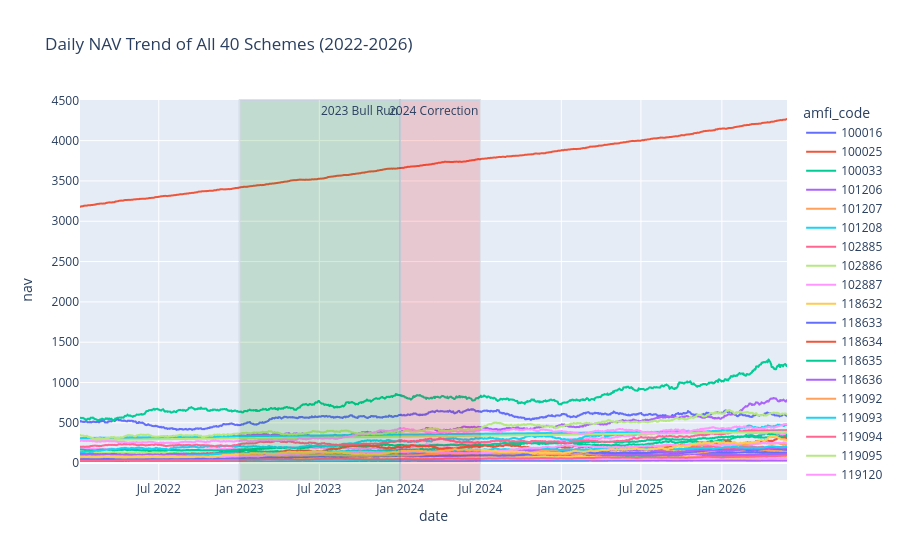

The notebook cell this image was saved under:
### Code cell
import plotly.express as px

nav_history["date"] = pd.to_datetime(nav_history["date"])

fig = px.line(
    nav_history,
    x="date",
    y="nav",
    color="amfi_code",
    title="Daily NAV Trend of All 40 Schemes (2022-2026)"
)

fig.add_vrect(
    x0="2023-01-01",
    x1="2023-12-31",
    annotation_text="2023 Bull Run",
    fillcolor="green",
    opacity=0.15
)

fig.add_vrect(
    x0="2024-01-01",
    x1="2024-06-30",
    annotation_text="2024 Correction",
    fillcolor="red",
    opacity=0.15
)

fig.show()

### Figure 1 — Plotly figure (JSON) as saved in the notebook; plotly's stock layout.template omitted (floating-point values rounded to 4 significant figures; data arrays with more than 128 entries replaced by an {"elided": "..."} marker saying what was removed)
{"data": [{"hovertemplate": "amfi_code=100016<br>date=%{x}<br>nav=%{y}<extra></extra>", "legendgroup": "100016", "line": {"color": "#636efa", "dash": "solid"}, "marker": {"symbol": "circle"}, "mode": "lines", "name": "100016", "showlegend": true, "type": "scattergl", "x": {"elided": "1150 str values"}, "xaxis": "x", "y": {"elided": "1150 float values"}, "yaxis": "y"}, {"hovertemplate": "amfi_code=100025<br>date=%{x}<br>nav=%{y}<extra></extra>", "legendgroup": "100025", "line": {"color": "#EF553B", "dash": "solid"}, "marker": {"symbol": "circle"}, "mode": "lines", "name": "100025", "showlegend": true, "type": "scattergl", "x": {"elided": "1150 str values"}, "xaxis": "x", "y": {"elided": "1150 float values"}, "yaxis": "y"}, {"hovertemplate": "amfi_code=100033<br>date=%{x}<br>nav=%{y}<extra></extra>", "legendgroup": "100033", "line": {"color": "#00cc96", "dash": "solid"}, "marker": {"symbol": "circle"}, "mode": "lines", "name": "100033", "showlegend": true, "type": "scattergl", "x": {"elided": "1150 str values"}, "xaxis": "x", "y": {"elided": "1150 float values"}, "yaxis": "y"}, {"hovertemplate": "amfi_code=101206<br>date=%{x}<br>nav=%{y}<extra></extra>", "legendgroup": "101206", "line": {"color": "#ab63fa", "dash": "solid"}, "marker": {"symbol": "circle"}, "mode": "lines", "name": "101206", "showlegend": true, "type": "scattergl", "x": {"elided": "1150 str values"}, "xaxis": "x", "y": {"elided": "1150 float values"}, "yaxis": "y"}, {"hovertemplate": "amfi_code=101207<br>date=%{x}<br>nav=%{y}<extra></extra>", "legendgroup": "101207", "line": {"color": "#FFA15A", "dash": "solid"}, "marker": {"symbol": "circle"}, "mode": "lines", "name": "101207", "showlegend": true, "type": "scattergl", "x": {"elided": "1150 str values"}, "xaxis": "x", "y": {"elided": "1150 float values"}, "yaxis": "y"}, {"hovertemplate": "amfi_code=101208<br>date=%{x}<br>nav=%{y}<extra></extra>", "legendgroup": "101208", "line": {"color": "#19d3f3", "dash": "solid"}, "marker": {"symbol": "circle"}, "mode": "lines", "name": "101208", "showlegend": true, "type": "scattergl", "x": {"elided": "1150 str values"}, "xaxis": "x", "y": {"elided": "1150 float values"}, "yaxis": "y"}, {"hovertemplate": "amfi_code=102885<br>date=%{x}<br>nav=%{y}<extra></extra>", "legendgroup": "102885", "line": {"color": "#FF6692", "dash": "solid"}, "marker": {"symbol": "circle"}, "mode": "lines", "name": "102885", "showlegend": true, "type": "scattergl", "x": {"elided": "1150 str values"}, "xaxis": "x", "y": {"elided": "1150 float values"}, "yaxis": "y"}, {"hovertemplate": "amfi_code=102886<br>date=%{x}<br>nav=%{y}<extra></extra>", "legendgroup": "102886", "line": {"color": "#B6E880", "dash": "solid"}, "marker": {"symbol": "circle"}, "mode": "lines", "name": "102886", "showlegend": true, "type": "scattergl", "x": {"elided": "1150 str values"}, "xaxis": "x", "y": {"elided": "1150 float values"}, "yaxis": "y"}, {"hovertemplate": "amfi_code=102887<br>date=%{x}<br>nav=%{y}<extra></extra>", "legendgroup": "102887", "line": {"color": "#FF97FF", "dash": "solid"}, "marker": {"symbol": "circle"}, "mode": "lines", "name": "102887", "showlegend": true, "type": "scattergl", "x": {"elided": "1150 str values"}, "xaxis": "x", "y": {"elided": "1150 float values"}, "yaxis": "y"}, {"hovertemplate": "amfi_code=118632<br>date=%{x}<br>nav=%{y}<extra></extra>", "legendgroup": "118632", "line": {"color": "#FECB52", "dash": "solid"}, "marker": {"symbol": "circle"}, "mode": "lines", "name": "118632", "showlegend": true, "type": "scattergl", "x": {"elided": "1150 str values"}, "xaxis": "x", "y": {"elided": "1150 float values"}, "yaxis": "y"}, {"hovertemplate": "amfi_code=118633<br>date=%{x}<br>nav=%{y}<extra></extra>", "legendgroup": "118633", "line": {"color": "#636efa", "dash": "solid"}, "marker": {"symbol": "circle"}, "mode": "lines", "name": "118633", "showlegend": true, "type": "scattergl", "x": {"elided": "1150 str values"}, "xaxis": "x", "y": {"elided": "1150 float values"}, "yaxis": "y"}, {"hovertemplate": "amfi_code=118634<br>date=%{x}<br>nav=%{y}<extra></extra>", "legendgroup": "118634", "line": {"color": "#EF553B", "dash": "solid"}, "marker": {"symbol": "circle"}, "mode": "lines", "name": "118634", "showlegend": true, "type": "scattergl", "x": {"elided": "1150 str values"}, "xaxis": "x", "y": {"elided": "1150 float values"}, "yaxis": "y"}, {"hovertemplate": "amfi_code=118635<br>date=%{x}<br>nav=%{y}<extra></extra>", "legendgroup": "118635", "line": {"color": "#00cc96", "dash": "solid"}, "marker": {"symbol": "circle"}, "mode": "lines", "name": "118635", "showlegend": true, "type": "scattergl", "x": {"elided": "1150 str values"}, "xaxis": "x", "y": {"elided": "1150 float values"}, "yaxis": "y"}, {"hovertemplate": "amfi_code=118636<br>date=%{x}<br>nav=%{y}<extra></extra>", "legendgroup": "118636", "line": {"color": "#ab63fa", "dash": "solid"}, "marker": {"symbol": "circle"}, "mode": "lines", "name": "118636", "showlegend": true, "type": "scattergl", "x": {"elided": "1150 str values"}, "xaxis": "x", "y": {"elided": "1150 float values"}, "yaxis": "y"}, {"hovertemplate": "amfi_code=119092<br>date=%{x}<br>nav=%{y}<extra></extra>", "legendgroup": "119092", "line": {"color": "#FFA15A", "dash": "solid"}, "marker": {"symbol": "circle"}, "mode": "lines", "name": "119092", "showlegend": true, "type": "scattergl", "x": {"elided": "1150 str values"}, "xaxis": "x", "y": {"elided": "1150 float values"}, "yaxis": "y"}, {"hovertemplate": "amfi_code=119093<br>date=%{x}<br>nav=%{y}<extra></extra>", "legendgroup": "119093", "line": {"color": "#19d3f3", "dash": "solid"}, "marker": {"symbol": "circle"}, "mode": "lines", "name": "119093", "showlegend": true, "type": "scattergl", "x": {"elided": "1150 str values"}, "xaxis": "x", "y": {"elided": "1150 float values"}, "yaxis": "y"}, {"hovertemplate": "amfi_code=119094<br>date=%{x}<br>nav=%{y}<extra></extra>", "legendgroup": "119094", "line": {"color": "#FF6692", "dash": "solid"}, "marker": {"symbol": "circle"}, "mode": "lines", "name": "119094", "showlegend": true, "type": "scattergl", "x": {"elided": "1150 str values"}, "xaxis": "x", "y": {"elided": "1150 float values"}, "yaxis": "y"}, {"hovertemplate": "amfi_code=119095<br>date=%{x}<br>nav=%{y}<extra></extra>", "legendgroup": "119095", "line": {"color": "#B6E880", "dash": "solid"}, "marker": {"symbol": "circle"}, "mode": "lines", "name": "119095", "showlegend": true, "type": "scattergl", "x": {"elided": "1150 str values"}, "xaxis": "x", "y": {"elided": "1150 float values"}, "yaxis": "y"}, {"hovertemplate": "amfi_code=119120<br>date=%{x}<br>nav=%{y}<extra></extra>", "legendgroup": "119120", "line": {"color": "#FF97FF", "dash": "solid"}, "marker": {"symbol": "circle"}, "mode": "lines", "name": "119120", "showlegend": true, "type": "scattergl", "x": {"elided": "1150 str values"}, "xaxis": "x", "y": {"elided": "1150 float values"}, "yaxis": "y"}, {"hovertemplate": "amfi_code=119551<br>date=%{x}<br>nav=%{y}<extra></extra>", "legendgroup": "119551", "line": {"color": "#FECB52", "dash": "solid"}, "marker": {"symbol": "circle"}, "mode": "lines", "name": "119551", "showlegend": true, "type": "scattergl", "x": {"elided": "1150 str values"}, "xaxis": "x", "y": {"elided": "1150 float values"}, "yaxis": "y"}, {"hovertemplate": "amfi_code=119552<br>date=%{x}<br>nav=%{y}<extra></extra>", "legendgroup": "119552", "line": {"color": "#636efa", "dash": "solid"}, "marker": {"symbol": "circle"}, "mode": "lines", "name": "119552", "showlegend": true, "type": "scattergl", "x": {"elided": "1150 str values"}, "xaxis": "x", "y": {"elided": "1150 float values"}, "yaxis": "y"}, {"hovertemplate": "amfi_code=119598<br>date=%{x}<br>nav=%{y}<extra></extra>", "legendgroup": "119598", "line": {"color": "#EF553B", "dash": "solid"}, "marker": {"symbol": "circle"}, "mode": "lines", "name": "119598", "showlegend": true, "type": "scattergl", "x": {"elided": "1150 str values"}, "xaxis": "x", "y": {"elided": "1150 float values"}, "yaxis": "y"}, {"hovertemplate": "amfi_code=119599<br>date=%{x}<br>nav=%{y}<extra></extra>", "legendgroup": "119599", "line": {"color": "#00cc96", "dash": "solid"}, "marker": {"symbol": "circle"}, "mode": "lines", "name": "119599", "showlegend": true, "type": "scattergl", "x": {"elided": "1150 str values"}, "xaxis": "x", "y": {"elided": "1150 float values"}, "yaxis": "y"}, {"hovertemplate": "amfi_code=120503<br>date=%{x}<br>nav=%{y}<extra></extra>", "legendgroup": "120503", "line": {"color": "#ab63fa", "dash": "solid"}, "marker": {"symbol": "circle"}, "mode": "lines", "name": "120503", "showlegend": true, "type": "scattergl", "x": {"elided": "1150 str values"}, "xaxis": "x", "y": {"elided": "1150 float values"}, "yaxis": "y"}, {"hovertemplate": "amfi_code=120504<br>date=%{x}<br>nav=%{y}<extra></extra>", "legendgroup": "120504", "line": {"color": "#FFA15A", "dash": "solid"}, "marker": {"symbol": "circle"}, "mode": "lines", "name": "120504", "showlegend": true, "type": "scattergl", "x": {"elided": "1150 str values"}, "xaxis": "x", "y": {"elided": "1150 float values"}, "yaxis": "y"}, {"hovertemplate": "amfi_code=120505<br>date=%{x}<br>nav=%{y}<extra></extra>", "legendgroup": "120505", "line": {"color": "#19d3f3", "dash": "solid"}, "marker": {"symbol": "circle"}, "mode": "lines", "name": "120505", "showlegend": true, "type": "scattergl", "x": {"elided": "1150 str values"}, "xaxis": "x", "y": {"elided": "1150 float values"}, "yaxis": "y"}, {"hovertemplate": "amfi_code=120506<br>date=%{x}<br>nav=%{y}<extra></extra>", "legendgroup": "120506", "line": {"color": "#FF6692", "dash": "solid"}, "marker": {"symbol": "circle"}, "mode": "lines", "name": "120506", "showlegend": true, "type": "scattergl", "x": {"elided": "1150 str values"}, "xaxis": "x", "y": {"elided": "1150 float values"}, "yaxis": "y"}, {"hovertemplate": "amfi_code=120507<br>date=%{x}<br>nav=%{y}<extra></extra>", "legendgroup": "120507", "line": {"color": "#B6E880", "dash": "solid"}, "marker": {"symbol": "circle"}, "mode": "lines", "name": "120507", "showlegend": true, "type": "scattergl", "x": {"elided": "1150 str values"}, "xaxis": "x", "y": {"elided": "1150 float values"}, "yaxis": "y"}, {"hovertemplate": "amfi_code=120841<br>date=%{x}<br>nav=%{y}<extra></extra>", "legendgroup": "120841", "line": {"color": "#FF97FF", "dash": "solid"}, "marker": {"symbol": "circle"}, "mode": "lines", "name": "120841", "showlegend": true, "type": "scattergl", "x": {"elided": "1150 str values"}, "xaxis": "x", "y": {"elided": "1150 float values"}, "yaxis": "y"}, {"hovertemplate": "amfi_code=120842<br>date=%{x}<br>nav=%{y}<extra></extra>", "legendgroup": "120842", "line": {"color": "#FECB52", "dash": "solid"}, "marker": {"symbol": "circle"}, "mode": "lines", "name": "120842", "showlegend": true, "type": "scattergl", "x": {"elided": "1150 str values"}, "xaxis": "x", "y": {"elided": "1150 float values"}, "yaxis": "y"}, {"hovertemplate": "amfi_code=120843<br>date=%{x}<br>nav=%{y}<extra></extra>", "legendgroup": "120843", "line": {"color": "#636efa", "dash": "solid"}, "marker": {"symbol": "circle"}, "mode": "lines", "name": "120843", "showlegend": true, "type": "scattergl", "x": {"elided": "1150 str values"}, "xaxis": "x", "y": {"elided": "1150 float values"}, "yaxis": "y"}, {"hovertemplate": "amfi_code=120844<br>date=%{x}<br>nav=%{y}<extra></extra>", "legendgroup": "120844", "line": {"color": "#EF553B", "dash": "solid"}, "marker": {"symbol": "circle"}, "mode": "lines", "name": "120844", "showlegend": true, "type": "scattergl", "x": {"elided": "1150 str values"}, "xaxis": "x", "y": {"elided": "1150 float values"}, "yaxis": "y"}, {"hovertemplate": "amfi_code=125497<br>date=%{x}<br>nav=%{y}<extra></extra>", "legendgroup": "125497", "line": {"color": "#00cc96", "dash": "solid"}, "marker": {"symbol": "circle"}, "mode": "lines", "name": "125497", "showlegend": true, "type": "scattergl", "x": {"elided": "1150 str values"}, "xaxis": "x", "y": {"elided": "1150 float values"}, "yaxis": "y"}, {"hovertemplate": "amfi_code=125498<br>date=%{x}<br>nav=%{y}<extra></extra>", "legendgroup": "125498", "line": {"color": "#ab63fa", "dash": "solid"}, "marker": {"symbol": "circle"}, "mode": "lines", "name": "125498", "showlegend": true, "type": "scattergl", "x": {"elided": "1150 str values"}, "xaxis": "x", "y": {"elided": "1150 float values"}, "yaxis": "y"}, {"hovertemplate": "amfi_code=148567<br>date=%{x}<br>nav=%{y}<extra></extra>", "legendgroup": "148567", "line": {"color": "#FFA15A", "dash": "solid"}, "marker": {"symbol": "circle"}, "mode": "lines", "name": "148567", "showlegend": true, "type": "scattergl", "x": {"elided": "1150 str values"}, "xaxis": "x", "y": {"elided": "1150 float values"}, "yaxis": "y"}, {"hovertemplate": "amfi_code=148568<br>date=%{x}<br>nav=%{y}<extra></extra>", "legendgroup": "148568", "line": {"color": "#19d3f3", "dash": "solid"}, "marker": {"symbol": "circle"}, "mode": "lines", "name": "148568", "showlegend": true, "type": "scattergl", "x": {"elided": "1150 str values"}, "xaxis": "x", "y": {"elided": "1150 float values"}, "yaxis": "y"}, {"hovertemplate": "amfi_code=148569<br>date=%{x}<br>nav=%{y}<extra></extra>", "legendgroup": "148569", "line": {"color": "#FF6692", "dash": "solid"}, "marker": {"symbol": "circle"}, "mode": "lines", "name": "148569", "showlegend": true, "type": "scattergl", "x": {"elided": "1150 str values"}, "xaxis": "x", "y": {"elided": "1150 float values"}, "yaxis": "y"}, {"hovertemplate": "amfi_code=149322<br>date=%{x}<br>nav=%{y}<extra></extra>", "legendgroup": "149322", "line": {"color": "#B6E880", "dash": "solid"}, "marker": {"symbol": "circle"}, "mode": "lines", "name": "149322", "showlegend": true, "type": "scattergl", "x": {"elided": "1150 str values"}, "xaxis": "x", "y": {"elided": "1150 float values"}, "yaxis": "y"}, {"hovertemplate": "amfi_code=149323<br>date=%{x}<br>nav=%{y}<extra></extra>", "legendgroup": "149323", "line": {"color": "#FF97FF", "dash": "solid"}, "marker": {"symbol": "circle"}, "mode": "lines", "name": "149323", "showlegend": true, "type": "scattergl", "x": {"elided": "1150 str values"}, "xaxis": "x", "y": {"elided": "1150 float values"}, "yaxis": "y"}, {"hovertemplate": "amfi_code=149324<br>date=%{x}<br>nav=%{y}<extra></extra>", "legendgroup": "149324", "line": {"color": "#FECB52", "dash": "solid"}, "marker": {"symbol": "circle"}, "mode": "lines", "name": "149324", "showlegend": true, "type": "scattergl", "x": {"elided": "1150 str values"}, "xaxis": "x", "y": {"elided": "1150 float values"}, "yaxis": "y"}], "layout": {"annotations": [{"showarrow": false, "text": "2023 Bull Run", "x": "2023-12-31", "xanchor": "right", "xref": "x", "y": 1, "yanchor": "top", "yref": "y domain"}, {"showarrow": false, "text": "2024 Correction", "x": "2024-06-30", "xanchor": "right", "xref": "x", "y": 1, "yanchor": "top", "yref": "y domain"}], "legend": {"title": {"text": "amfi_code"}, "tracegroupgap": 0}, "shapes": [{"fillcolor": "green", "opacity": 0.15, "type": "rect", "x0": "2023-01-01", "x1": "2023-12-31", "xref": "x", "y0": 0, "y1": 1, "yref": "y domain"}, {"fillcolor": "red", "opacity": 0.15, "type": "rect", "x0": "2024-01-01", "x1": "2024-06-30", "xref": "x", "y0": 0, "y1": 1, "yref": "y domain"}], "title": {"text": "Daily NAV Trend of All 40 Schemes (2022-2026)"}, "xaxis": {"anchor": "y", "domain": [0, 1], "title": {"text": "date"}}, "yaxis": {"anchor": "x", "domain": [0, 1], "title": {"text": "nav"}}}}
